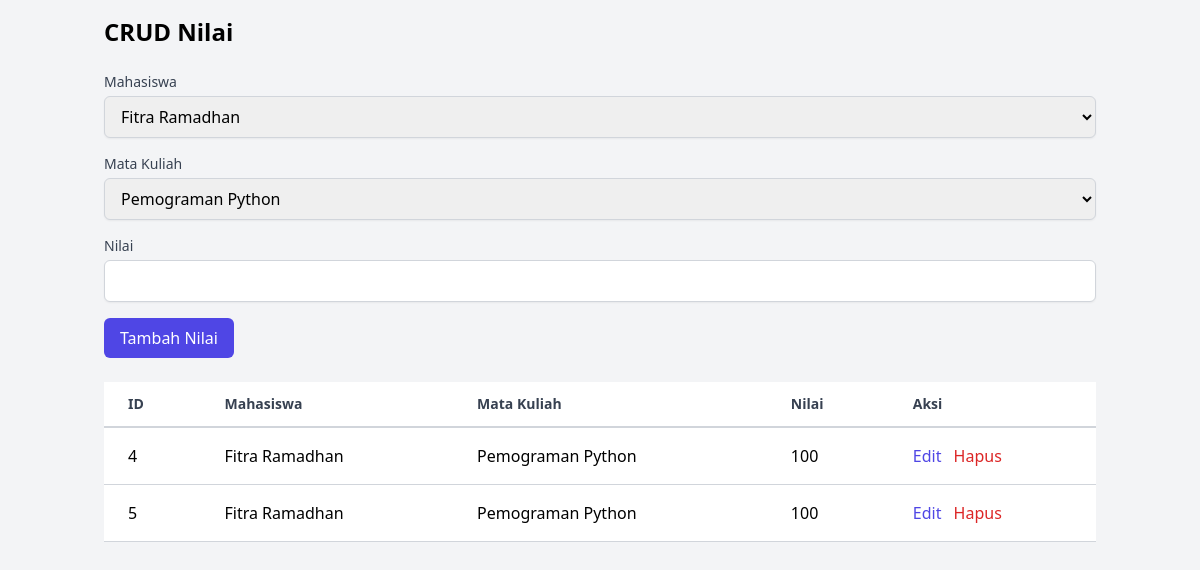
Screenshot of /pages/admin/crud_nilai.php (signed in) with the database file from the repository.
### tables this page shows
CREATE TABLE `nilai` (
  `id` int(11) NOT NULL,
  `mahasiswa_id` int(11) DEFAULT NULL,
  `mata_kuliah_id` int(11) DEFAULT NULL,
  `nilai` varchar(3) DEFAULT NULL
);

CREATE TABLE `mahasiswa` (
  `id` int(11) NOT NULL,
  `nama_mahasiswa` varchar(100) NOT NULL,
  `prodi_id` int(11) DEFAULT NULL
);

CREATE TABLE `mata_kuliah` (
  `id` int(11) NOT NULL,
  `nama_matkul` varchar(100) NOT NULL,
  `prodi_id` int(11) DEFAULT NULL,
  `dosen_id` int(11) DEFAULT NULL
);

### pages/admin/crud_nilai.php (the view, shortened to what this page needs)
<?php
include '../../includes/db.php';
$result = $conn->query("
    SELECT nilai.id, mahasiswa.nama_mahasiswa, mata_kuliah.nama_matkul, nilai.nilai
    FROM nilai
    JOIN mahasiswa ON nilai.mahasiswa_id = mahasiswa.id
    JOIN mata_kuliah ON nilai.mata_kuliah_id = mata_kuliah.id
");
$mahasiswa_result = $conn->query("SELECT * FROM mahasiswa");
$matkul_result = $conn->query("SELECT * FROM mata_kuliah");
?>
<!DOCTYPE html>
<html lang="en">
<head>
    <link href="https://cdn.jsdelivr.net/npm/tailwindcss@2.2.19/dist/tailwind.min.css" rel="stylesheet">
</head>
<body class="bg-gray-100">
    <div class="container mx-auto p-4">
        <h1 class="text-2xl font-bold mb-6">CRUD Nilai</h1>
        <form method="POST" class="mb-6">
            <div class="mb-4">
                <label for="mahasiswa_id" class="block text-sm font-medium text-gray-700">Mahasiswa</label>
                <select name="mahasiswa_id" id="mahasiswa_id" class="mt-1 block w-full px-3 py-2 border border-gray-300 rounded-md shadow-sm focus:outline-none focus:ring-indigo-500 focus:border-indigo-500" required>
                    <?php while ($row = $mahasiswa_result->fetch(PDO::FETCH_ASSOC)): ?>
                        <option value="<?php echo $row['id']; ?>"><?php echo $row['nama_mahasiswa']; ?></option>
                    <?php endwhile; ?>
                </select>
            </div>
            <div class="mb-4">
                <label for="mata_kuliah_id" class="block text-sm font-medium text-gray-700">Mata Kuliah</label>
                <select name="mata_kuliah_id" id="mata_kuliah_id" class="mt-1 block w-full px-3 py-2 border border-gray-300 rounded-md shadow-sm focus:outline-none focus:ring-indigo-500 focus:border-indigo-500" required>
                    <?php while ($row = $matkul_result->fetch(PDO::FETCH_ASSOC)): ?>
                        <option value="<?php echo $row['id']; ?>"><?php echo $row['nama_matkul']; ?></option>
                    <?php endwhile; ?>
                </select>
            </div>
            <div class="mb-4">
                <label for="nilai" class="block text-sm font-medium text-gray-700">Nilai</label>
                <input type="text" name="nilai" id="nilai" class="mt-1 block w-full px-3 py-2 border border-gray-300 rounded-md shadow-sm focus:outline-none focus:ring-indigo-500 focus:border-indigo-500" required>
            </div>
            <button type="submit" name="create" class="bg-indigo-600 text-white py-2 px-4 rounded-md hover:bg-indigo-700 focus:outline-none focus:ring-2 focus:ring-indigo-500 focus:ring-offset-2">Tambah Nilai</button>
        </form>
        <table class="min-w-full bg-white">
            <thead>
                <tr>
                    <th class="px-6 py-3 border-b-2 border-gray-300 text-left text-sm font-semibold text-gray-700">ID</th>
                    <th class="px-6 py-3 border-b-2 border-gray-300 text-left text-sm font-semibold text-gray-700">Mahasiswa</th>
                    <th class="px-6 py-3 border-b-2 border-gray-300 text-left text-sm font-semibold text-gray-700">Mata Kuliah</th>
                    <th class="px-6 py-3 border-b-2 border-gray-300 text-left text-sm font-semibold text-gray-700">Nilai</th>
                    <th class="px-6 py-3 border-b-2 border-gray-300 text-left text-sm font-semibold text-gray-700">Aksi</th>
                </tr>
            </thead>
            <tbody>
                <?php while ($row = $result->fetch(PDO::FETCH_ASSOC)): ?>
                    <tr>
                        <td class="px-6 py-4 border-b border-gray-300"><?php echo $row['id']; ?></td>
                        <td class="px-6 py-4 border-b border-gray-300"><?php echo $row['nama_mahasiswa']; ?></td>
                        <td class="px-6 py-4 border-b border-gray-300"><?php echo $row['nama_matkul']; ?></td>
                        <td class="px-6 py-4 border-b border-gray-300"><?php echo $row['nilai']; ?></td>
                        <td class="px-6 py-4 border-b border-gray-300">
                            <a href="?edit=<?php echo $row['id']; ?>" class="text-indigo-600 hover:text-indigo-900">Edit</a>
                            <a href="?delete=<?php echo $row['id']; ?>" class="text-red-600 hover:text-red-900 ml-2" onclick="return confirm('Apakah Anda yakin ingin menghapus?')">Hapus</a>
                        </td>
                    </tr>
                <?php endwhile; ?>
            </tbody>
        </table>
    </div>
</body>
</html>

### rows the page displays
nilai: id "4", mahasiswa.nama_mahasiswa "Fitra Ramadhan", mata_kuliah.nama_matkul "Pemograman Python", nilai "100"
nilai: id "5", mahasiswa.nama_mahasiswa "Fitra Ramadhan", mata_kuliah.nama_matkul "Pemograman Python", nilai "100"

### other values shown
form field mahasiswa_id "Fitra Ramadhan"
form field mata_kuliah_id "Pemograman Python"
